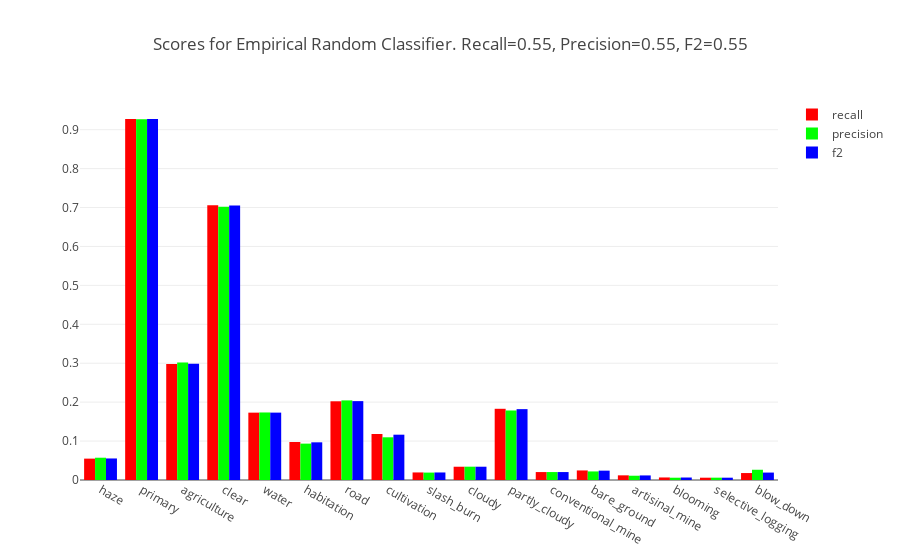

This figure's notebook cell:
### Markdown cell above
## Empirical Random Classifier

Instead of using a threshold of 0.5 for each label, we can use the empirical probability of each label instead.

### Code cell
train_label_probs = numpy.mean(train_labels, axis=0, keepdims=True)
pred_labels_emp_rand = planet.predict.empirical_random(num_test, train_label_probs)

emp_rand_fig = planet.predict.make_scores_plot(pred_labels_emp_rand, test_labels, label_names, 'Empirical Random')
plotly.offline.iplot(emp_rand_fig, filename=os.path.join(data_dir, 'emp_rand_scores.html'))

### Figure 1 — Plotly figure (JSON) as saved in the notebook; plotly's stock layout.template omitted (floating-point values rounded to 4 significant figures)
{"data": [{"marker": {"color": "rgb(255, 0, 0)"}, "name": "recall", "type": "bar", "x": ["haze", "primary", "agriculture", "clear", "water", "habitation", "road", "cultivation", "slash_burn", "cloudy", "partly_cloudy", "conventional_mine", "bare_ground", "artisinal_mine", "blooming", "selective_logging", "blow_down"], "y": [0.0549, 0.9275, 0.2982, 0.706, 0.173, 0.09767, 0.2022, 0.1182, 0.01942, 0.03409, 0.183, 0.02041, 0.02457, 0.01198, 0.006536, 0.005917, 0.01786]}, {"marker": {"color": "rgb(0, 255, 0)"}, "name": "precision", "type": "bar", "x": ["haze", "primary", "agriculture", "clear", "water", "habitation", "road", "cultivation", "slash_burn", "cloudy", "partly_cloudy", "conventional_mine", "bare_ground", "artisinal_mine", "blooming", "selective_logging", "blow_down"], "y": [0.05723, 0.9267, 0.3018, 0.7021, 0.1735, 0.09347, 0.2045, 0.1097, 0.01905, 0.03422, 0.1786, 0.02041, 0.02203, 0.01099, 0.005882, 0.005988, 0.02632]}, {"marker": {"color": "rgb(0, 0, 255)"}, "name": "f2", "type": "bar", "x": ["haze", "primary", "agriculture", "clear", "water", "habitation", "road", "cultivation", "slash_burn", "cloudy", "partly_cloudy", "conventional_mine", "bare_ground", "artisinal_mine", "blooming", "selective_logging", "blow_down"], "y": [0.05535, 0.9273, 0.2989, 0.7053, 0.1731, 0.0968, 0.2027, 0.1164, 0.01934, 0.03412, 0.1821, 0.02041, 0.02402, 0.01176, 0.006394, 0.005931, 0.01908]}], "layout": {"barmode": "group", "title": "Scores for Empirical Random Classifier. Recall=0.55, Precision=0.55, F2=0.55"}}
